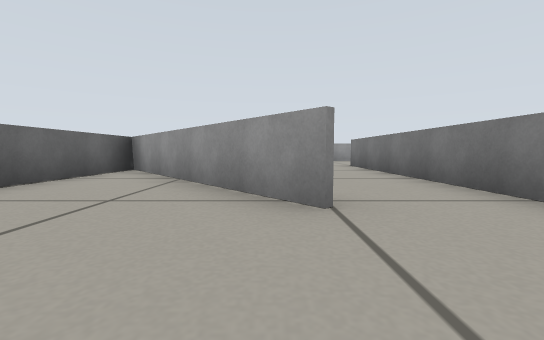
View 1 (above)

19 first-person views from a walk through a Gazebo world. The camera is 0.23 m above the floor, tilts 4° down and sees 90° across. The floor is counted in squares, 0.5 m on a side. Each view is taken from the middle of a square. On the plan, view 1 faces up. The plan holds only what a view shows up to about 9 squares ahead; the rest is blank.

View 2
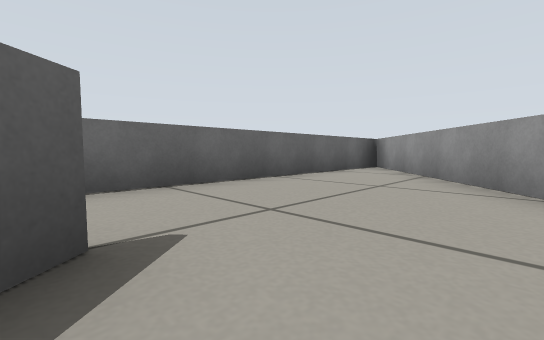

View 3
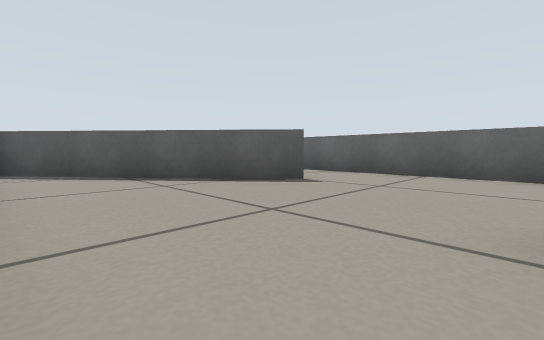

View 4
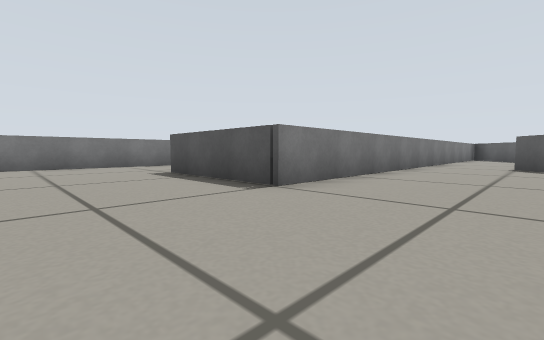

View 5
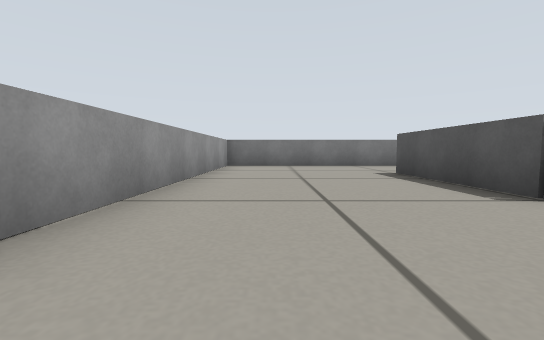

View 6
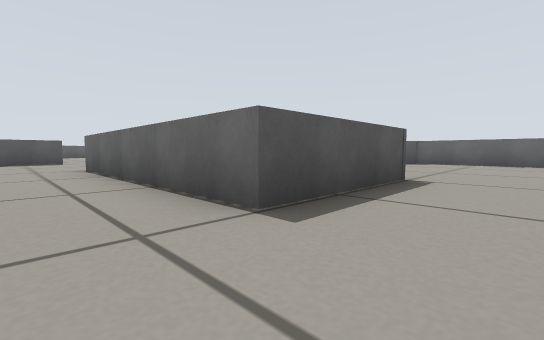

View 7
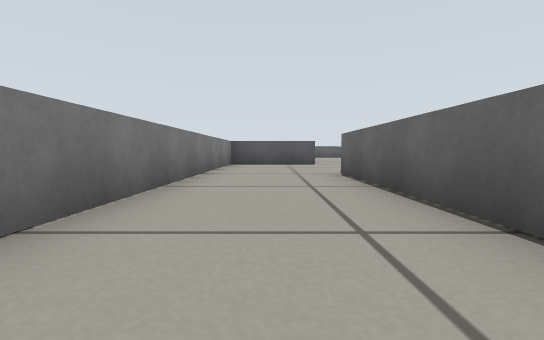

View 8
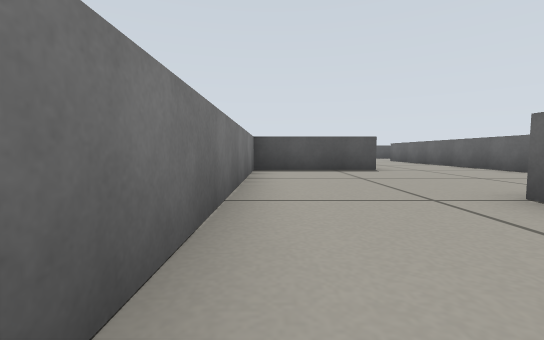

View 9
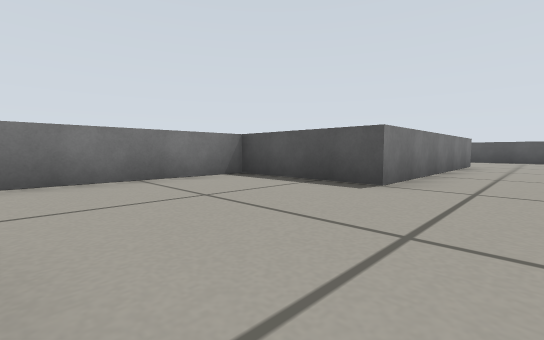

View 10
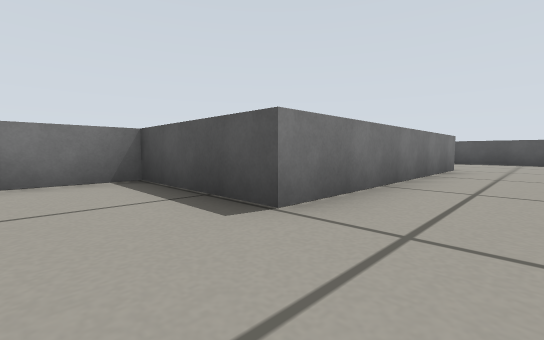

View 11
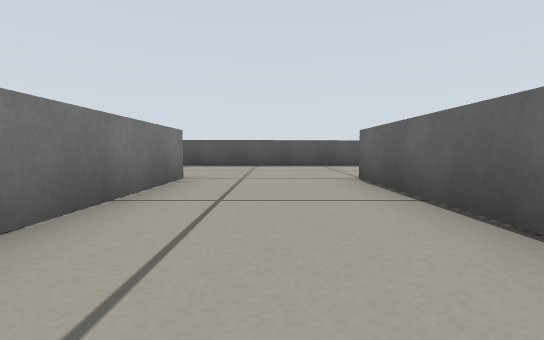

View 12
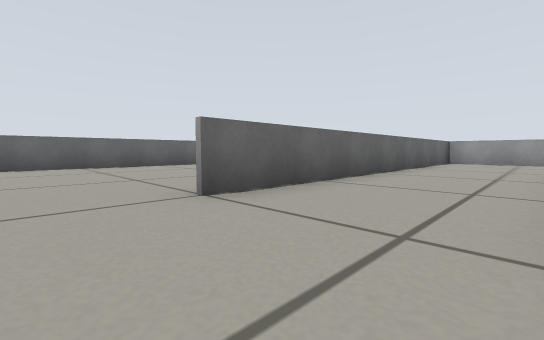

View 13
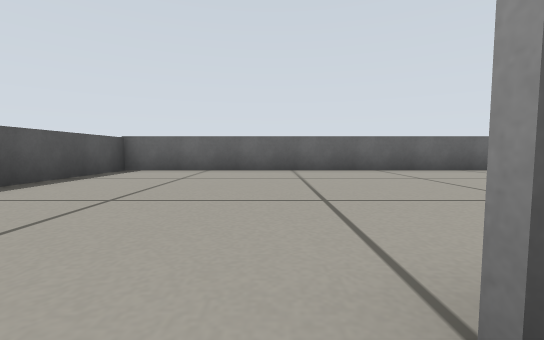

View 14
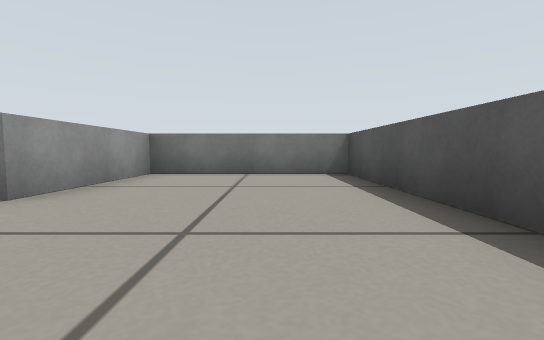

View 15
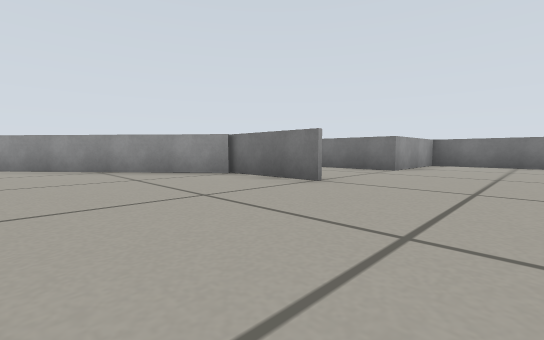

View 16
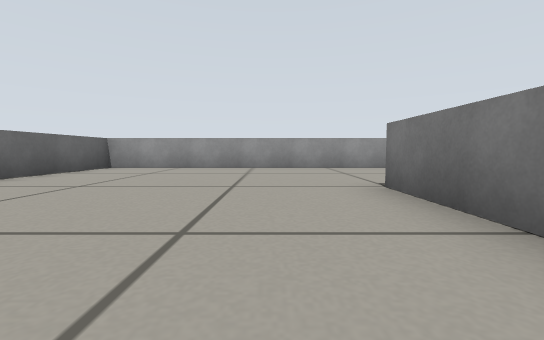

View 17
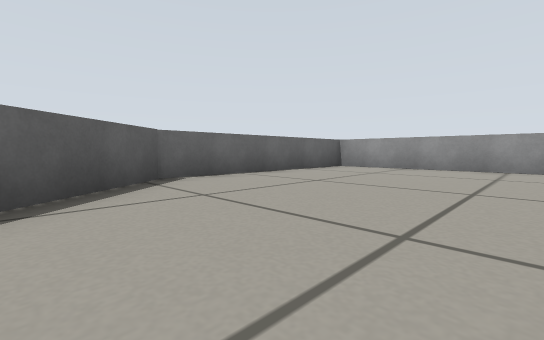

View 18
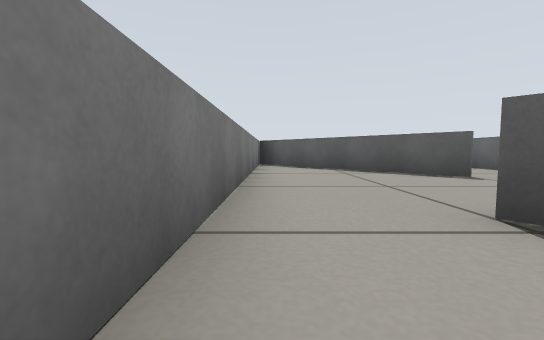

View 19
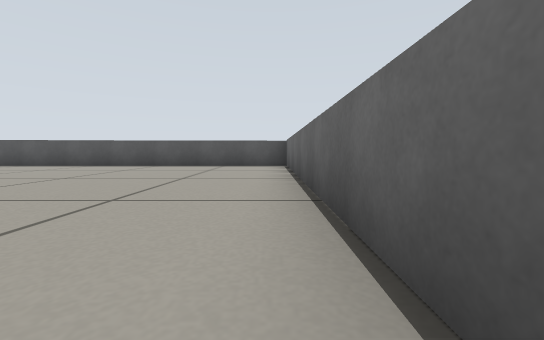

### Floor plan
Key: @ floor where view 1 was taken; # wall or solid block; . floor; B grey box.
Columns run from 4 left of view 1 to 9 right of it. Each row starts with its distance up from view 1.
 13 ##############
 12 #............#
 11 #............#
 10 #............#
  9 #............#
  8 #......BBB...#
  7 #......B B...#
  6 ###....B B...#
  5 #.##...B B...#
  4 #..#...B B...#
  3 #..##..BBB...#
  2 #......B.....#
  1 #......#.....#
  0 #...@..#.....#
 -1 #..#...#.....#
 -2 #..##..#..BBB#
 -3 #...##.#..B
 -4 #....###..B
 -5 #.....##..B
 -6 #......#..B
 -7 #......#..BBB
 -8 #............#
 -9 #............#
-10 #............#
-11 #............#
-12 ##############

Where each view was taken, in squares from view 1:
view 1: 0 up, 0 right, facing up
view 2: 1 down, 0 right, facing up-left
view 3: 2 up, 2 right, facing down-left
view 4: 11 up, 0 right, facing down-right
view 5: 11 up, 0 right, facing right
view 6: 10 up, 7 right, facing down-left
view 7: 8 up, 7 right, facing down
view 8: 5 up, 8 right, facing down
view 9: 2 up, 4 right, facing down-right
view 10: 0 up, 4 right, facing down-right
view 11: 3 down, 4 right, facing down
view 12: 9 down, 5 right, facing up-left
view 13: 8 down, 3 right, facing left
view 14: 10 down, 3 right, facing right
view 15: 10 down, 1 left, facing up-right
view 16: 5 up, 1 right, facing up
view 17: 5 up, 1 right, facing up-left
view 18: 4 up, 2 right, facing down
view 19: 3 down, 3 left, facing down
